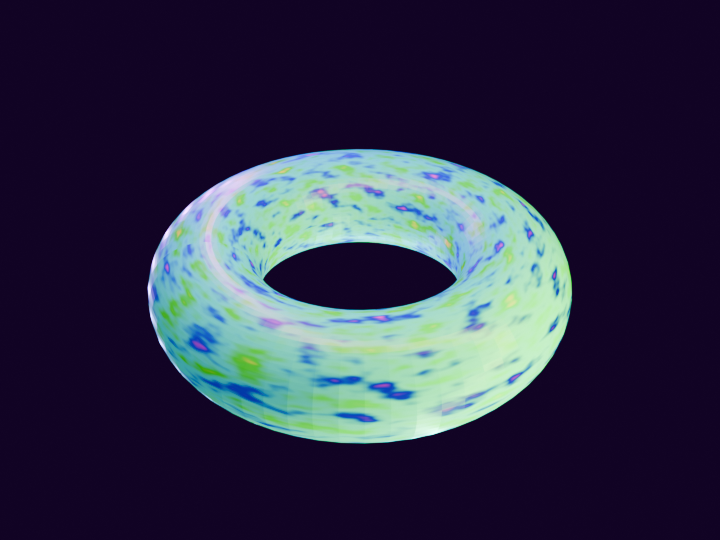
#> input picture skills/egg-shadow/blender/frames/frame_0001.png, 720 x 540 px, found by its file name; its folder holds 8 pictures in this run
$ python check_seam.py
#> lines starting #> are read from the running program, lines starting #| are printed output that depends on the picture; pictures that were not available may be replaced by others from this repository, and a replacement may not be noted
import glob, numpy as np
from PIL import Image
files = sorted(glob.glob(r"C:\Users\0501JP\sotsusei\project\eggs\egg-shadow\blender\frames\frame_*.png"))
print("total frames:", len(files))
for f in ["frame_0001.png","frame_0096.png","frame_0002.png","frame_0095.png","frame_0048.png"]:
    im = np.asarray(Image.open(f).convert("L"))
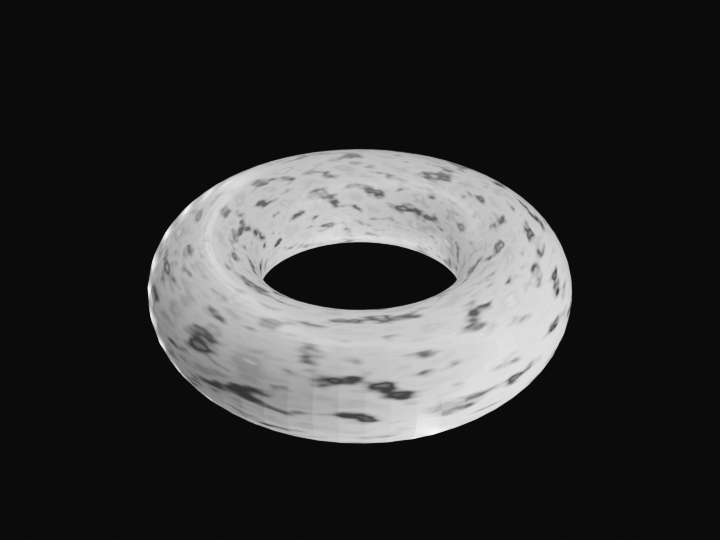
#> im: shape (540, 720); min 10, max 248, mean 50.7
    print(f, "mean:", round(im.mean(),1), "std:", round(im.std(),1))
#| frame_0001.png mean: 50.7 std: 73.7
#> pass 2 of the loop `for f in ["frame_0001.png","frame_0096.png","frame_0002.png","frame_00..`:
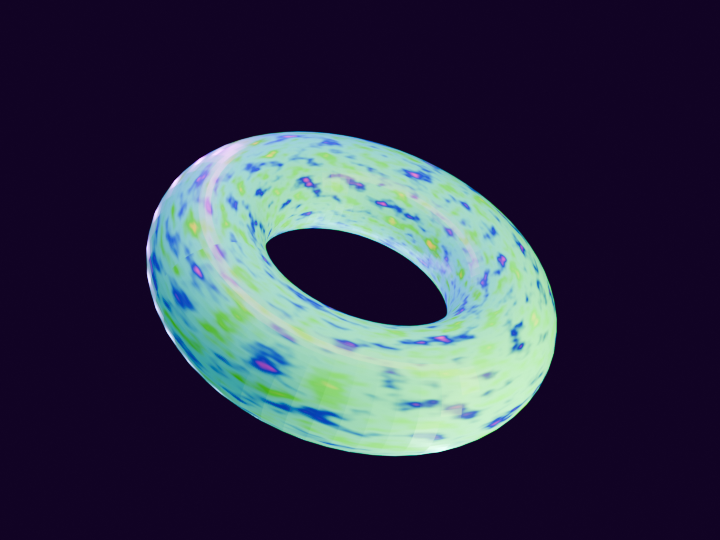
#> input picture skills/egg-shadow/blender/frames/frame_0003.png, 720 x 540 px, given in place of frame_0096.png, which was not available
#> `im = np.asarray(Image.open(f).convert("L"))`:
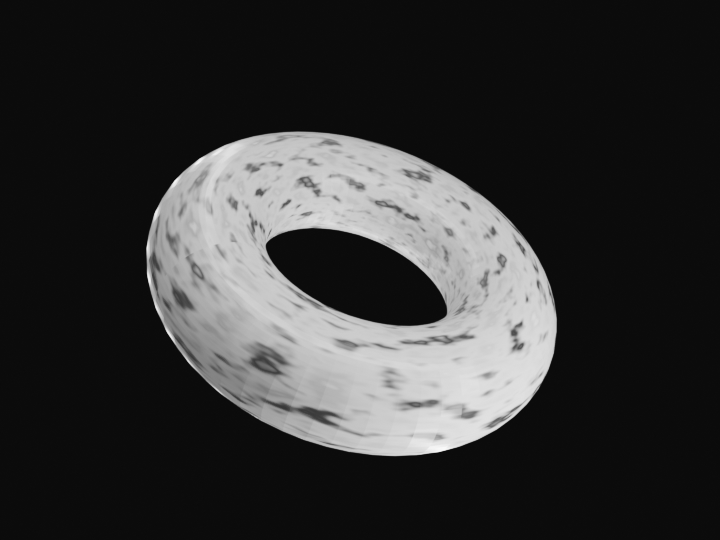
#> im: shape (540, 720); min 10, max 249, mean 51.6
#| frame_0096.png mean: 51.6 std: 74.6
#> pass 3 of the loop `for f in ["frame_0001.png","frame_0096.png","frame_0002.png","frame_00..`:
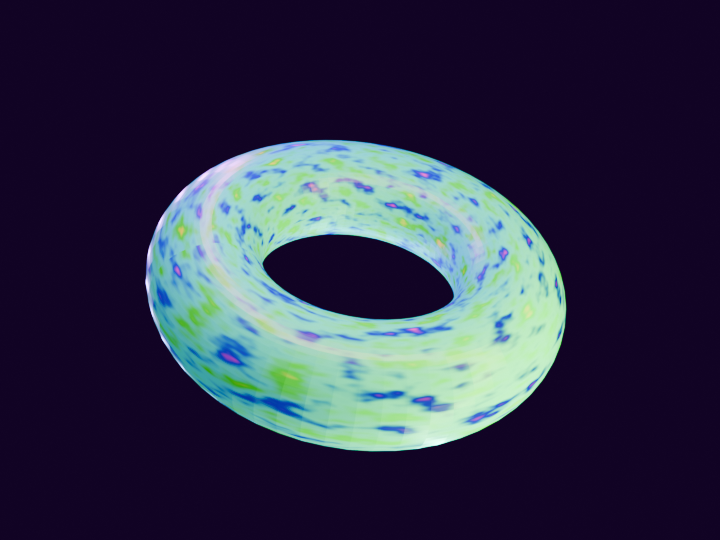
#> input picture skills/egg-shadow/blender/frames/frame_0002.png, 720 x 540 px, found by its file name
#> `im = np.asarray(Image.open(f).convert("L"))`:
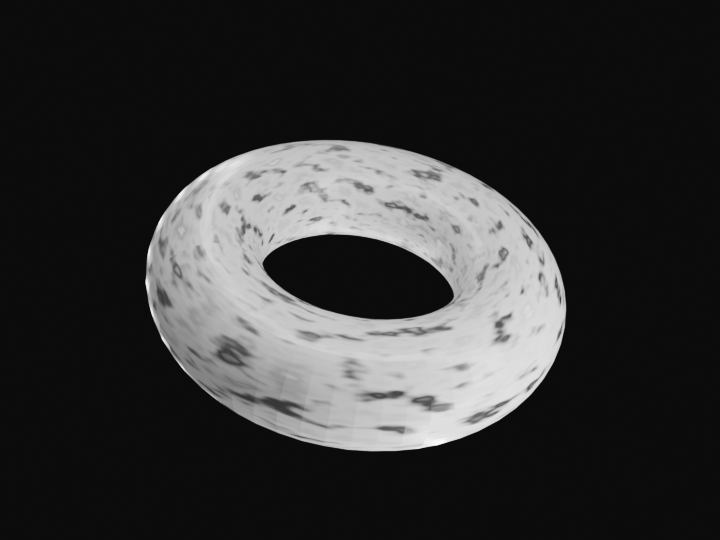
#> im: shape (540, 720); min 10, max 250, mean 51.6
#| frame_0002.png mean: 51.6 std: 74.4
#> the loop made 5 passes; the first 3 are shown
a1 = np.asarray(Image.open(files[0]).convert("L")).astype(float)
a2 = np.asarray(Image.open(files[-1]).convert("L")).astype(float)
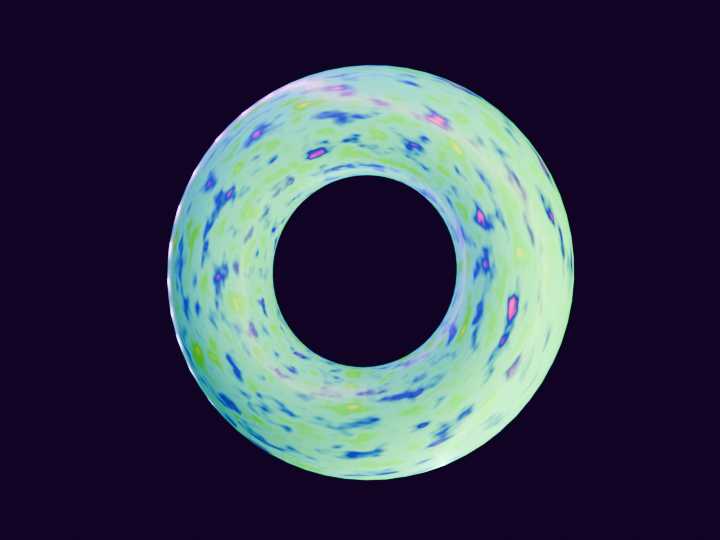
#> input picture skills/egg-shadow/blender/frames/frame_0095.png, 720 x 540 px
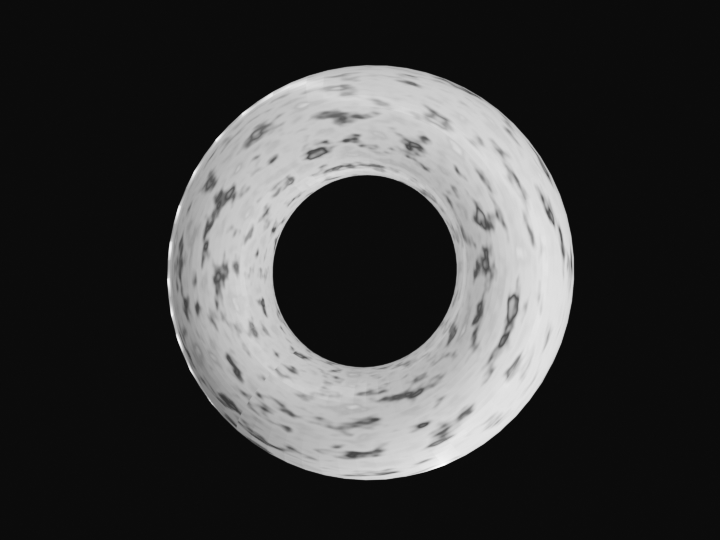
#> a2: shape (540, 720) float64; min 10, max 251, mean 58.5
diff = np.abs(a1 - a2).astype(float)
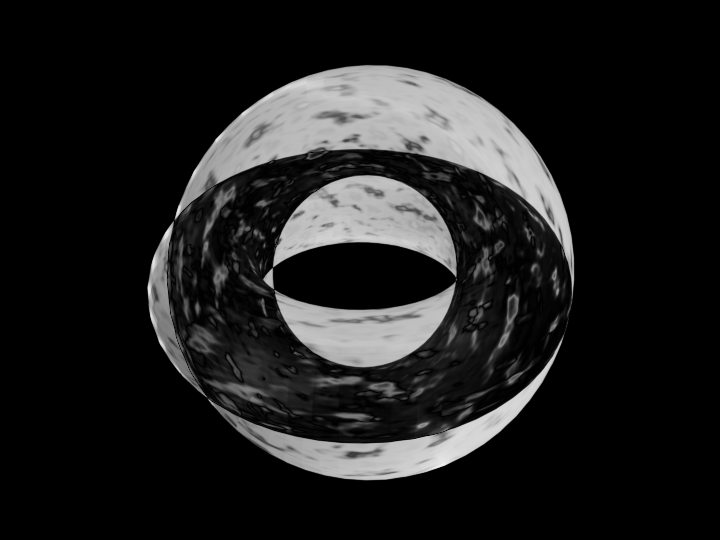
#> diff: shape (540, 720) float64; min 0, max 240, mean 30.4
print("mean abs diff frame1-vs-96:", round(diff.mean(),2))
#| mean abs diff frame1-vs-96: 30.45
print("num pixels with diff>30:", (diff>30).sum(), "of", diff.size)
#| num pixels with diff>30: 76059 of 388800
print("diff>100 pixels:", (diff>100).sum())
#| diff>100 pixels: 57385
rows = np.abs(a1 - a2).sum(axis=1)
#> rows = 540 values, max 56086 at index 146, min 0 at index 0, mean 21920.4
cols = np.abs(a1 - a2).sum(axis=0)
#> cols = 720 values, max 47420 at index 391, min 0 at index 0, mean 16440.3
print("row diff max at row:", np.argmax(rows), "col diff max at col:", np.argmax(cols))
#| row diff max at row: 146 col diff max at col: 391
